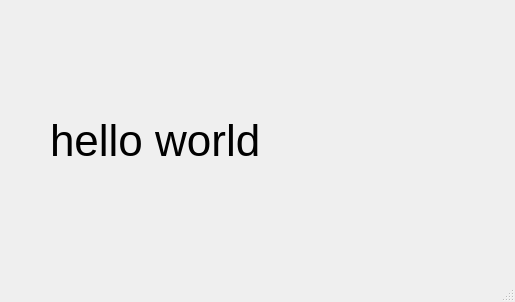
<?xml version="1.0" encoding="UTF-8"?>
<ui version="4.0">
 <class>MainWindow</class>
 <widget class="QMainWindow" name="MainWindow">
  <property name="geometry">
   <rect>
    <x>0</x>
    <y>0</y>
    <width>515</width>
    <height>302</height>
   </rect>
  </property>
  <property name="windowTitle">
   <string>MainWindow</string>
  </property>
  <widget class="QWidget" name="centralwidget">
   <widget class="QLabel" name="label">
    <property name="geometry">
     <rect>
      <x>50</x>
      <y>100</y>
      <width>431</width>
      <height>81</height>
     </rect>
    </property>
    <property name="font">
     <font>
      <pointsize>33</pointsize>
     </font>
    </property>
    <property name="text">
     <string>hello world</string>
    </property>
   </widget>
  </widget>
  <widget class="QMenuBar" name="menubar">
   <property name="geometry">
    <rect>
     <x>0</x>
     <y>0</y>
     <width>515</width>
     <height>21</height>
    </rect>
   </property>
  </widget>
  <widget class="QStatusBar" name="statusbar"/>
 </widget>
 <resources/>
 <connections/>
</ui>
